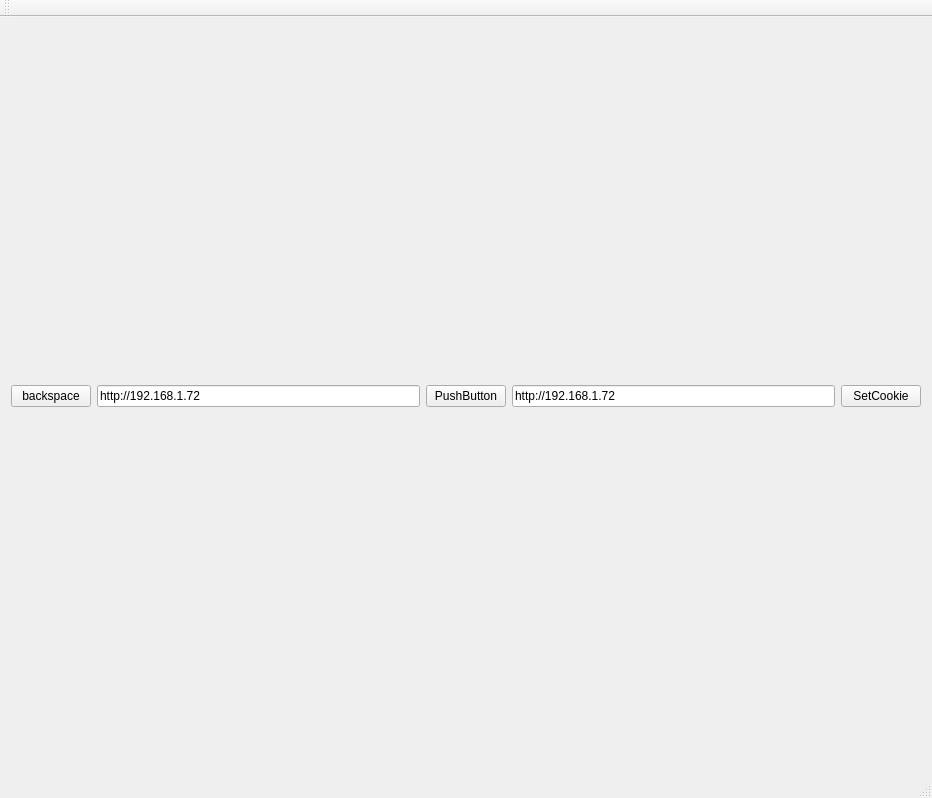
<?xml version="1.0" encoding="UTF-8"?>
<ui version="4.0">
 <class>CMainWindow</class>
 <widget class="QMainWindow" name="CMainWindow">
  <property name="geometry">
   <rect>
    <x>0</x>
    <y>0</y>
    <width>932</width>
    <height>798</height>
   </rect>
  </property>
  <property name="windowTitle">
   <string>CMainWindow</string>
  </property>
  <widget class="QWidget" name="centralWidget">
   <layout class="QGridLayout" name="gridLayout">
    <item row="0" column="0">
     <layout class="QHBoxLayout" name="horizontalLayout">
      <item>
       <widget class="QPushButton" name="pushButton_2">
        <property name="text">
         <string>backspace</string>
        </property>
       </widget>
      </item>
      <item>
       <widget class="QLineEdit" name="lineEdit">
        <property name="text">
         <string>http://192.168.1.72</string>
        </property>
       </widget>
      </item>
      <item>
       <widget class="QPushButton" name="pushButton">
        <property name="text">
         <string>PushButton</string>
        </property>
       </widget>
      </item>
      <item>
       <widget class="QLineEdit" name="lineEdit_2">
        <property name="text">
         <string>http://192.168.1.72</string>
        </property>
       </widget>
      </item>
      <item>
       <widget class="QPushButton" name="pushButton_3">
        <property name="text">
         <string>SetCookie</string>
        </property>
       </widget>
      </item>
     </layout>
    </item>
   </layout>
  </widget>
  <widget class="QMenuBar" name="menuBar">
   <property name="geometry">
    <rect>
     <x>0</x>
     <y>0</y>
     <width>932</width>
     <height>23</height>
    </rect>
   </property>
  </widget>
  <widget class="QToolBar" name="mainToolBar">
   <attribute name="toolBarArea">
    <enum>TopToolBarArea</enum>
   </attribute>
   <attribute name="toolBarBreak">
    <bool>false</bool>
   </attribute>
  </widget>
  <widget class="QStatusBar" name="statusBar"/>
 </widget>
 <layoutdefault spacing="6" margin="11"/>
 <resources/>
 <connections/>
</ui>
